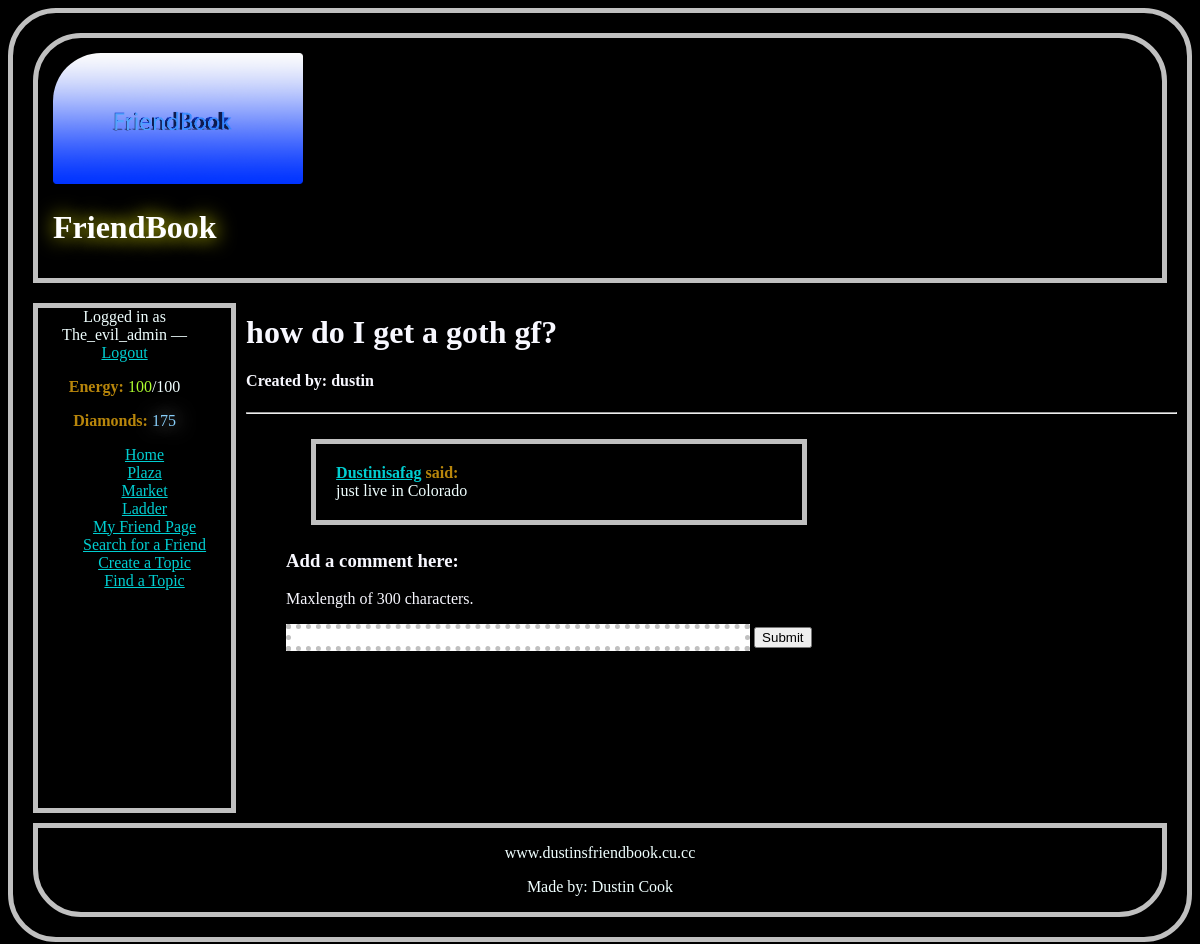
Page /topic_page/19 (signed in) on the committed database.
### friend/models.py (models this page shows, shortened)
class Friend(models.Model):
    user = models.OneToOneField(User, null=True, blank=True, on_delete=models.CASCADE)
    show_info = models.BooleanField(default=False)
    level = models.IntegerField()
    diamonds = models.IntegerField() # game currency
    energy = models.PositiveIntegerField()
    attack = models.IntegerField()
    defense = models.IntegerField()
    diamond_gen = models.IntegerField(default=1)
    profile_image = models.ImageField(null=True, blank=True)
    def __str__(self):
        return self.user.username

class Topic(models.Model):
    creator = models.ForeignKey('Friend', related_name='+', on_delete=models.CASCADE)
    title = models.TextField(max_length=100)

class Topic_Page_Comment(models.Model):
    commenter = models.ForeignKey('Friend', related_name='+', on_delete=models.CASCADE)
    comment = models.TextField(max_length=500)
    commented_on = models.ForeignKey('Topic', related_name='+', on_delete=models.CASCADE)
    def __str__(self):
        return self.comment

### friend/views.py (the view, shortened to what this page needs)
# urls.py: re_path(r'^topic_page/(?P<topic_id>\d+)$', friend.views.topic_page, name='topic_page'),
@login_required
def topic_page(request, topic_id):
    topic = get_object_or_404(Topic, pk=topic_id)
    comments = Topic_Page_Comment.objects.filter(commented_on=topic) # Gets all comments related to the topic
    form = TopicCommentForm()
    context = {
        'topic': topic,
        'comments': comments,
        'form': form,
        }
    return render(request, 'topic_page.html', context)

### friend/forms.py (shortened to what this page needs)
class TopicCommentForm(forms.Form):
    comment = forms.CharField(max_length=500, label='')

### friend/templates/topic_page.html (shortened to what this page needs)
{% extends 'base.html' %}
{% block content %}
<h1>{{ topic.title }}</h1>
<h4>Created by: {{ topic.creator }} </h4>
<hr />
<ul style="list-style-type: none;">
    {% for comment in comments %}
        <li class="friend_page_comment"><strong><a href="{% url 'friend_page' friend_id=comment.commenter.id %}">{{ comment.commenter }}</a> said:</strong><br />{{ comment }} <br />
        </li>
    {% endfor %}
    <h3>Add a comment here:</h3>
    <p>Maxlength of 300 characters.</p>
    <form action="{% url 'topic_page' topic_id=topic.id %}" method="post">
        {{ form }}
        <input type="submit"/>
    </form>
</ul>
{% endblock %}

### friend/templates/base.html (shortened to what this page needs)
<!DOCTYPE html>
{% load static %}
<html>
	<head>
        <link rel="stylesheet" href="{% static 'friend/main.css' %}" />
	</head>
	<body>
        <header>
            <img id="logo-image" src="{% static 'friend/FriendBook.png' %}" width="250" /> <h1 class="glow">FriendBook</h1>
        </header>
        <nav>
            {% if user.is_authenticated %}
                Logged in as {{ user.username }} &mdash; <a href="{% url 'logout' %}?next=/">Logout</a> <br />
                <p id="energy_status"><strong>Energy: </strong><em id="energy_style">{{ user.friend.energy }}</em>/100</p>
                <p id="diamond_status"><strong>Diamonds: </strong><em id="diamond_style">{{ user.friend.diamonds }}</em></p>
            {% else %}
                Not logged in &mdash; <a href="{% url 'login' %}">Login</a>
            {% endif %}
            <ul class="no_dot">
                <li><a href="{% url 'index' %}">Home</a></li>
                <li><a href="{% url 'comment_page' %}">Plaza</a></li>
                <li><a href="{% url 'market' %}">Market</a></li>
                <li><a href="{% url 'ladder' %}">Ladder</a></li>
                <li><a href="{% url 'active_friend_page' %}">My Friend Page</a></li>
                <li><a href="{% url 'friend_search' %}">Search for a Friend</a></li>
                <li><a href="{% url 'add_topic' %}">Create a Topic</a></li>
                <li><a href="{% url 'topic_search' %}">Find a Topic</a></li>
            </ul>
        </nav>
        <div id="content">
            {% block content %}
            {% endblock %}
        </div>
        <footer>
            <p>www.dustinsfriendbook.cu.cc</p>
            <p>Made by: Dustin Cook</p>
        </footer>
	</body>
</html>

### static/friend/main.css (style rules this page uses)
body { background-color: black; color: azure; border: solid silver thick; border-radius: 3em; padding: 10px; }
nav { width: 15%; float: left; height: 500px; background-color: black; color: azure; border: solid silver thick; text-align: center; margin: 10px; padding-right: 20px; }
header { background-color: black; color: azure; border: solid silver thick; margin: 10px; padding: 10px; padding-top: 15px; padding-left: 15px; border-top-left-radius: 3em; border-top-right-radius: 3em; }
footer { clear: both; position: relative; z-index: 10; margin-top: -3em; background-color: black; color: azure; border: solid silver thick; border-radius: 3em; border-top-left-radius: 0; border-top-right-radius: 0; margin: 10px; text-align: center; }
a { color: darkturquoise; }
strong { color: darkgoldenrod; }
ul.no_dot { list-style-type: none; }
.friend_page_comment { margin: 25px; padding: 20px; background-color: black; color: azure; border: solid silver thick; width: 50%; overflow: scroll; }
.glow { color: #FFFFFF; -webkit-stroke-width: 5.3px; -webkit-stroke-color: #FFFFFF; -webkit-fill-color: #FFFFFF; text-shadow: 1px 0px 20px yellow; -webkit-transition: width 0.3s; transition: width 0.3s; -moz-transition: width 0.3s; -o-transition: width 0.3s; }
#logo-image { border-top-left-radius: 3em; }
#id_comment { clear: both; border: dotted thick silver; width: 450px; }
#content { background-color: black; color: ghostwhite; height: 500px; overflow: auto; }
#energy_style { color: greenyellow; font-style: normal; }
#diamond_style { font-style: normal; color: lightskyblue; webkit-stroke-width: 5.3px; text-shadow: 1px 0px 20px aliceblue; }

### rows in the picture
Topic: title "how do I get a goth gf?", creator "dustin"
Topic_Page_Comment: commenter "Dustinisafag", comment "just live in Colorado"

### other values in the picture
{{ user.username }} "The_evil_admin"
{{ user.friend.energy }} "100"
{{ user.friend.diamonds }} "175"
